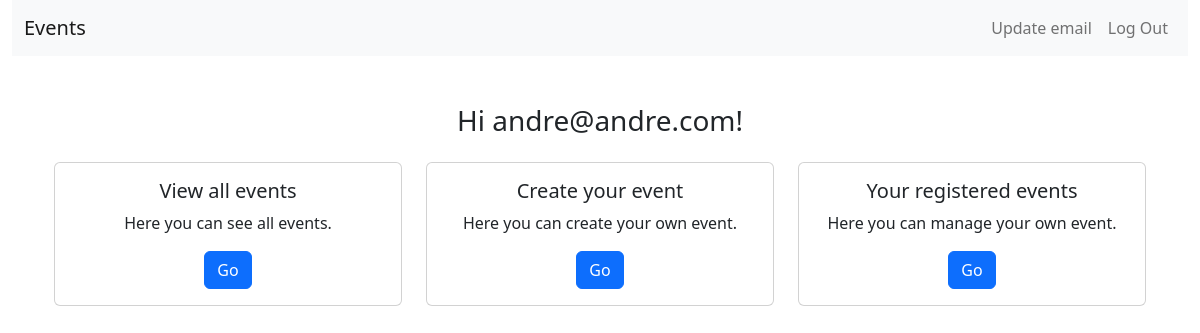
The page / (signed in) on the database as committed earlier.
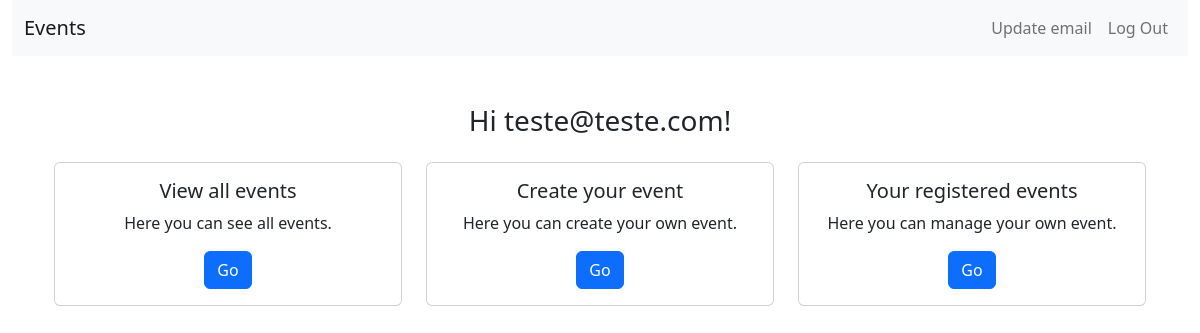
The same page on the database as committed later.
### accounts/models.py (models this page shows)
class CustomUser(AbstractBaseUser, PermissionsMixin):
    id = models.BigAutoField(primary_key=True)
    email = models.EmailField('email address', unique=True)
    is_staff = models.BooleanField(default=False)
    is_active = models.BooleanField(default=True)
    date_joined = models.DateTimeField(default=timezone.now)
    USERNAME_FIELD = 'email'
    REQUIRED_FIELDS = []
    objects = CustomUserManager()

### templates/home.html (shortened to what this page needs)
{% extends 'base.html' %}
{% load crispy_forms_tags %}
{% block content %}
<div class="container">
    {% if user.is_authenticated %}
        <div class="row mt-5">
            <div class="col text-center">
                <h3>Hi {{ user.email }}!</h3>
            </div>
        </div>
        <div class="row mt-3">
            <div class="col-sm">
                <div class="card text-center">
                    <div class="card-body">
                        <h5 class="card-title">View all events</h5>
                        <p class="card-text">Here you can see all events.</p>
                        <a href="{% url 'alleventslist' %}" class="btn btn-primary">Go</a>
                    </div>
                </div>
            </div>
            <div class="col-sm">
                <div class="card text-center">
                    <div class="card-body">
                        <h5 class="card-title">Create your event</h5>
                        <p class="card-text">Here you can create your own event.</p>
                        <a href="{% url 'eventscreate' %}" class="btn btn-primary">Go</a>
                    </div>
                </div>
            </div>
            <div class="col-sm">
                <div class="card text-center">
                    <div class="card-body">
                        <h5 class="card-title">Your registered events</h5>
                        <p class="card-text">Here you can manage your own event.</p>
                        <a href="{% url 'usereventslist' %}" class="btn btn-primary">Go</a>
                    </div>
                </div>
            </div>
        </div>
    {% else %}
        <div class="row mt-5">
            <div class="col text-center">
                <p>You are not logged in!</p>
            </div>
        </div>
    {% endif %}
</div>
{% endblock %}

Rows that differ between the two databases and show on the page:
changed CustomUser: email "andre@andre.com" → "teste@teste.com"
